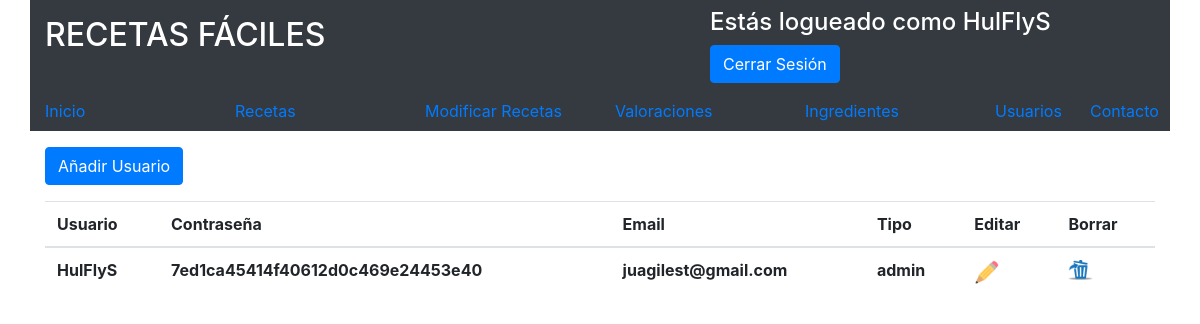
The page /codigo/usuarios.php (signed in) on the database as committed earlier.
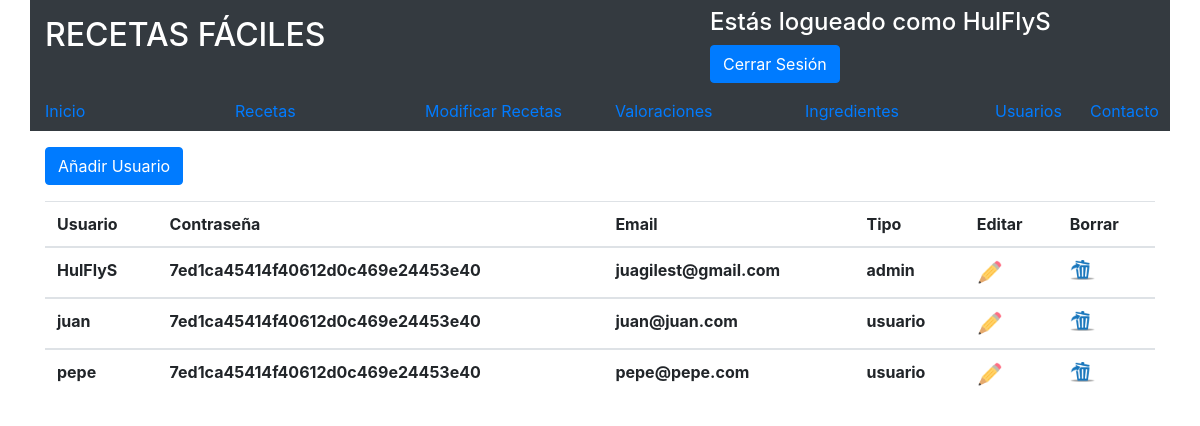
The same page on the database as committed later.
### tables this page shows
CREATE TABLE `miembros` (
  `id_miembros` int(11) NOT NULL AUTO_INCREMENT,
  `user` varchar(50) DEFAULT NULL,
  `pass` varchar(99) DEFAULT NULL,
  `mail` varchar(50) DEFAULT NULL,
  `tipo` varchar(10) DEFAULT 'usuario',
  PRIMARY KEY (`id_miembros`),
  UNIQUE KEY `user` (`user`),
  UNIQUE KEY `mail` (`mail`)
);

### codigo/usuarios.php (the view, shortened to what this page needs)
<html lang="en">
  <head>
    <link rel="stylesheet" href="https://maxcdn.bootstrapcdn.com/bootstrap/4.0.0-beta.3/css/bootstrap.min.css">
  </head>
  <body>
    <?php if (isset($_SESSION["user"])&&($_SESSION["tipo"])=='admin' )  :?>
      <?php if (isset($_SESSION["user"])&&($_SESSION["tipo"])=='admin') {
                 include("../codigo/cabeceras/admin.php");
               }
            elseif (isset($_SESSION["user"])&&($_SESSION["tipo"])=='usuario')  {
                 include("../codigo/cabeceras/usuario.php");
             } else {
               include("../codigo/cabeceras/no_usuario.php");
             }
       ?>
     <?php
             $connection = new mysqli("localhost", "root", "Admin2015", "web",3316);
             $connection->set_charset("uft8");
               $consulta="SELECT * FROM miembros";
             if ($result = $connection->query($consulta)) {
             ?>
             <div class="container">
                 <table class="table">
                   <thead>
                     <tr>
                       <th scope="col">Usuario</th>
                       <th scope="col">Contraseña</th>
                       <th scope="col">Email</th>
                       <th scope="col">Tipo</th>
                       <th scope="col">Editar</th>
                       <th scope="col">Borrar</th>
                     </tr>
                   </thead>
              </div>
             <?php
                 echo "<a class='btn btn-primary mt-3 mb-3' href='añadir_usuarios.php'>Añadir Usuario</a>";
                 while($obj = $result->fetch_object()) {
                     echo "<tbody>
                             <tr>
                             <th scope='row'>$obj->user</th>
                             <th scope='row'>$obj->pass</th>
                             <th scope='row'>$obj->mail</th>
                             <th scope='row'>$obj->tipo</th>
                             <td><a href='editar_usuarios.php?id=$obj->id_miembros'><img class='img-responsive' width='25px' alt='Responsive image' src='../imagenes/lapiz.png'></a></td>
                             <td><a href='borrar_usuarios.php?id=$obj->id_miembros'><img class='img-responsive' width='25px' alt='Responsive image' src='../imagenes/papelera.png'></a></td>
                           </tr>
                           ";
                 }
                 echo "</tbody>";
             }
           ?>
     <?php else: ?>
       <h1>NO TIENES PERMISOS PARA ACCEDER AQUI</h1>
     <?php endif ?>
</body>

### codigo/cabeceras/admin.php (shortened to what this page needs)
<html lang="en">
  <head>
    <link rel="stylesheet" href="https://maxcdn.bootstrapcdn.com/bootstrap/4.0.0-beta.3/css/bootstrap.min.css">
  </head>
  <body>
    <?php if (isset($_SESSION["user"])&&($_SESSION["tipo"])=='admin') :?>
    <div class="container">
      <div class="row bg-dark">
        <div class="col-md-7">
          <h2 class='text-white mt-3'>RECETAS FÁCILES</h2>
        </div>
        <div class="col-md-5">
          <?php
          if (isset($_SESSION['user'])) {
            echo "<h4 class='text-white mt-2'>Estás logueado como $_SESSION[user]</h4>";
            echo "<a class='btn btn-primary' href='../codigo/cerrar_sesion.php'>Cerrar Sesión</a>";
          }
          else{
            echo "<h4 class='text-white mt-2'>No estás conectado, logueate o registrate</h4>";
            echo "<a class='btn btn-primary mr-5' href='../codigo/login.php'>Iniciar Sesión  </a>";
            echo "<a class='btn btn-warning' href='../codigo/registro.php'>Registrate</a>";
          }
           ?>
      </div>
    </div>
      <div class="row bg-dark pt-3 pb-2">
        <div class="col-md-2">
          <a href="../codigo/inicio.php" class="text-justify">Inicio</a>
        </div>
        <div class="col-md-2">
          <a href="../codigo/recetas.php" class="text-justify">Recetas</a>
        </div>
        <div class="col-md-2">
          <a href="../codigo/modificar_recetas.php" class="text-justify">Modificar Recetas</a>
        </div>
        <div class="col-md-2">
          <a href="../codigo/modificar_valoraciones.php" class="text-justify">Valoraciones</a>
        </div>
        <div class="col-md-2">
          <a href="../codigo/ingredientes.php" class="text-justify">Ingredientes</a>
        </div>
        <div class="col-md-1">
          <a href="../codigo/usuarios.php" class="text-justify">Usuarios</a>
        </div>
        <div class="col-md-1">
          <a href="../codigo/contacto.php" class="text-justify">Contacto</a>
        </div>
    </div>
  </div>
  <?php else: ?>
    <h1>NO TIENES PERMISOS PARA ACCEDER AQUI</h1>
  <?php endif ?>
</body>

Rows that differ between the two databases and show on the page:
added miembros: user "juan", pass "7ed1ca45414f40612d0c469e24453e40", mail "juan@juan.com", tipo "usuario"
added miembros: user "pepe", pass "7ed1ca45414f40612d0c469e24453e40", mail "pepe@pepe.com", tipo "usuario"
